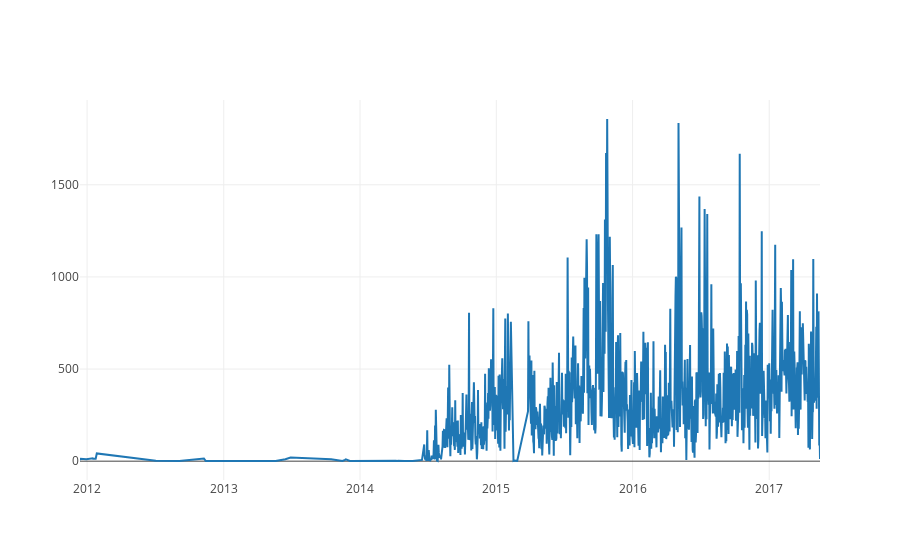

Source (notebook cell):
### Code cell
iplot([go.Scatter(x=date_count.index, y=date_count.cnt)])

### Figure 1 — Plotly figure (JSON) as saved in the notebook; plotly's stock layout.template omitted (floating-point values rounded to 4 significant figures; data arrays with more than 128 entries replaced by an {"elided": "..."} marker saying what was removed)
{"data": [{"type": "scatter", "x": {"elided": "1045 str values"}, "y": {"elided": "1045 int values"}}], "layout": {}}
